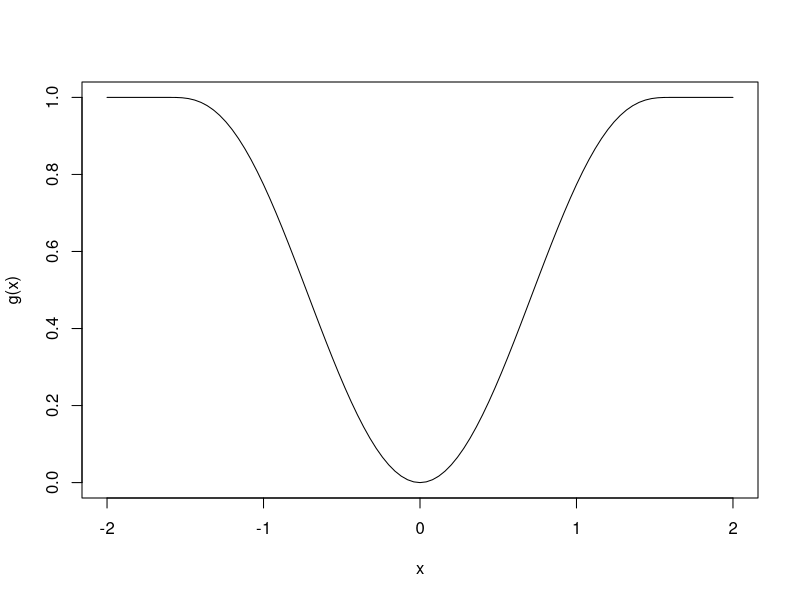
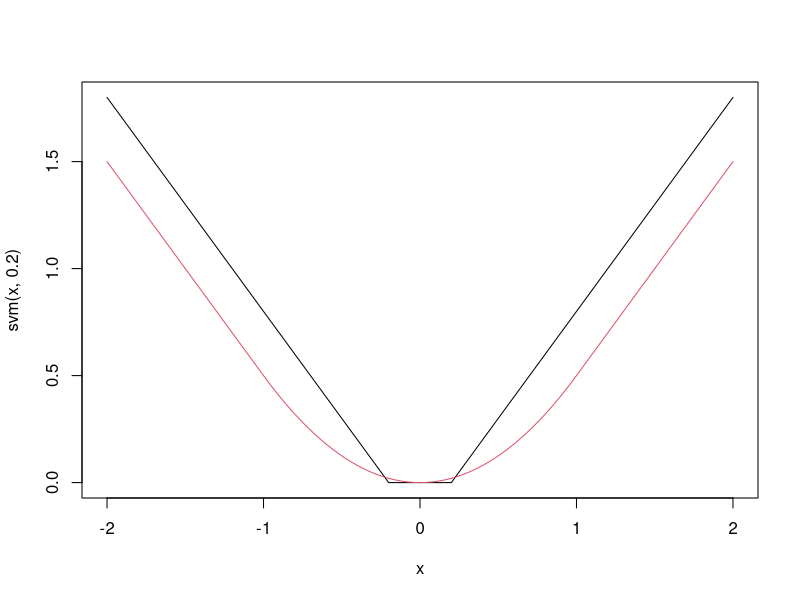
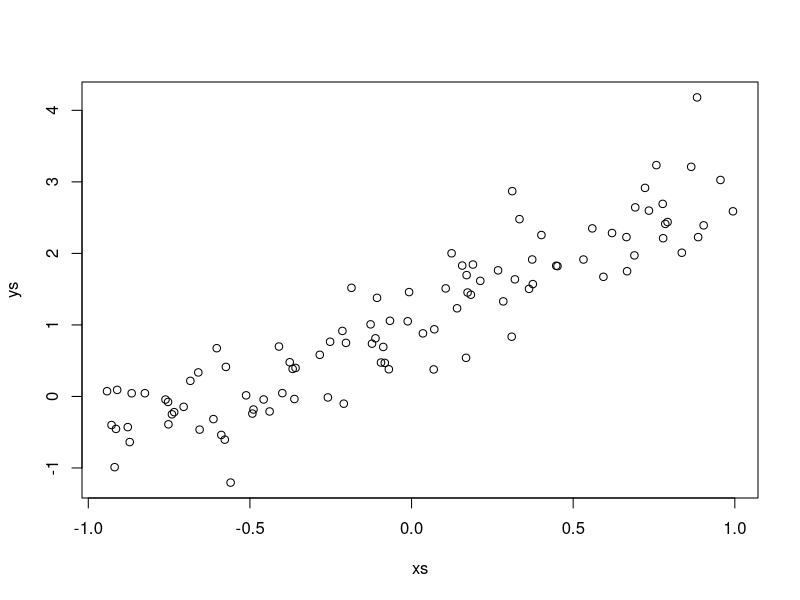
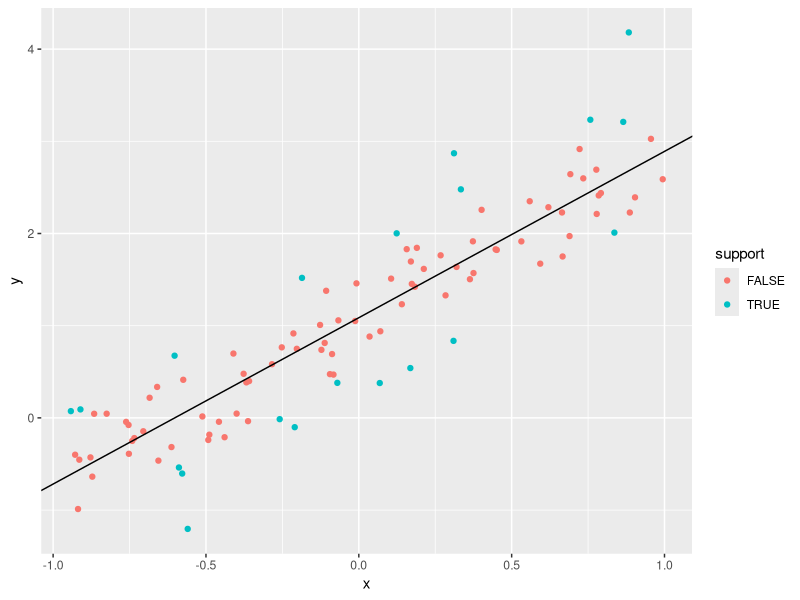
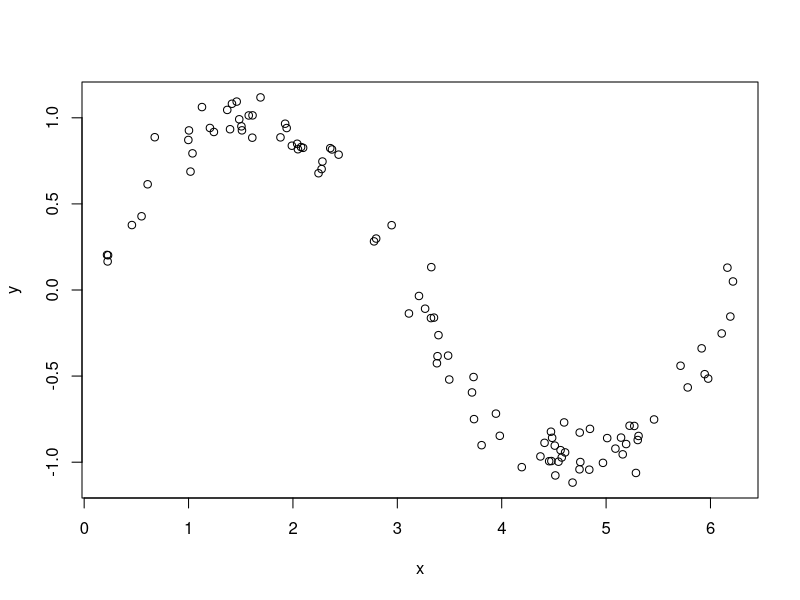
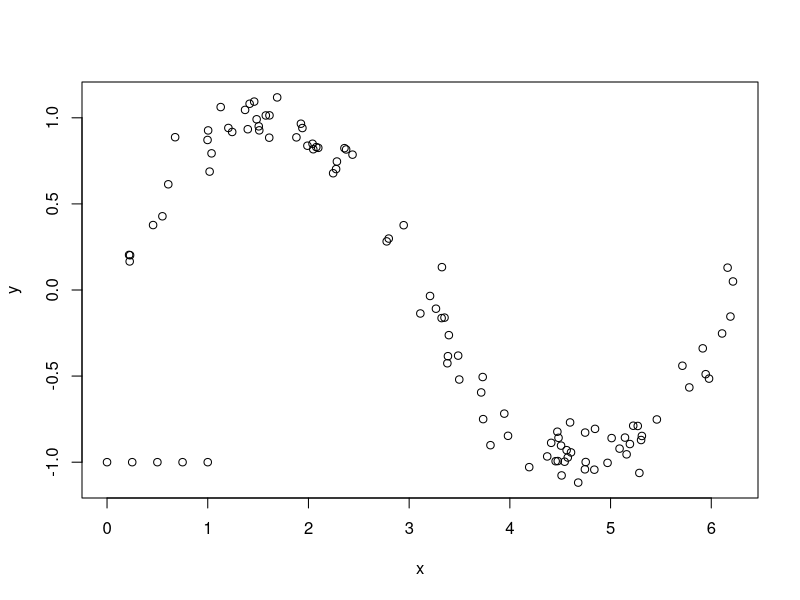
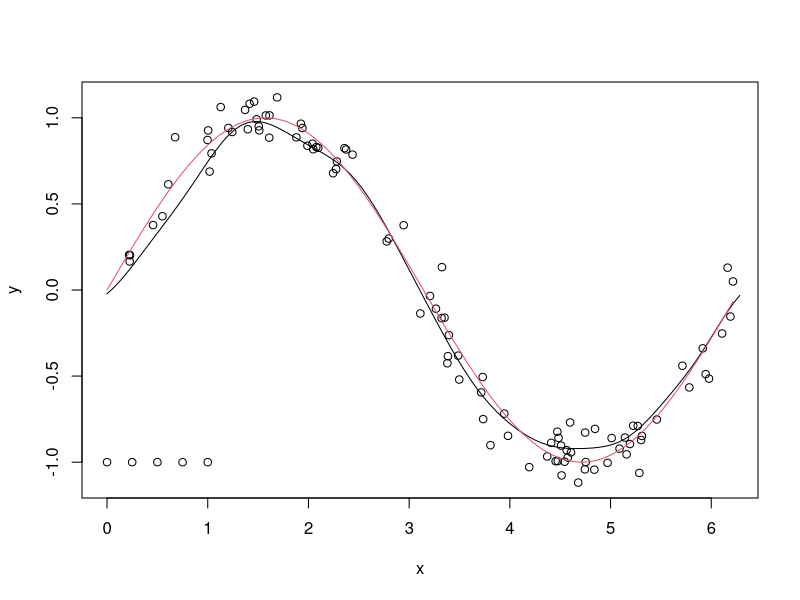
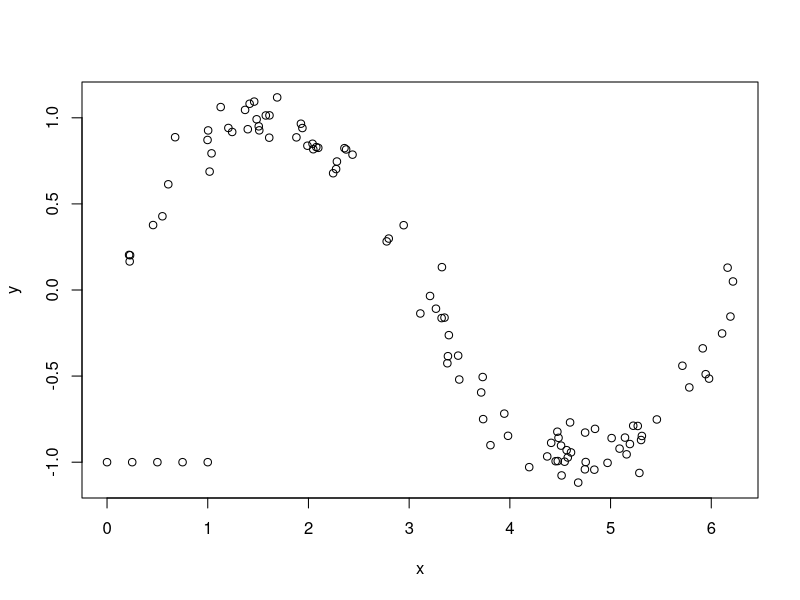

Here is the R script that generated these plots, in order:
## ---- chunk 1
curve(robustbase::Mchi(x, cc = 1.6, psi = "bisquare"), from = -2, to = 2,
      ylab = "g(x)")
## ---- chunk 2
svm <- function(x, epsilon = 1) {
  pmax(0, abs(x) - epsilon)
}
curve(svm(x, .2), from = -2, to = 2)
curve(robustbase::Mchi(x, psi = "huber", cc = 1), add = T, col = 2)
## ---- chunk 3
sigma <- matrix(rnorm(9), ncol = 3)
sigma <- t(sigma) %*% sigma
dd <- matrix(MASS::mvrnorm(100 * 3, mu = c(0,0,0), Sigma = sigma), ncol = 3)
cor(dd)
df <- data.frame(dd)
library(tidyverse)
df <- mutate(df, response = 1 + 2 * X1 + 3 * X2 + 4 * X3 + 8 * rt(100, 4))
summary(lm(response ~ ., data =df))
## ---- chunk 4
svm_error <- function(beta) {
  yhat <- beta[1] + dd %*% beta[2:4]
  lambda * sum(svm(df$response - yhat, epsilon = 1)) + sum(beta[2:4]^2)
}
lambda <- 1
optim(par = c(1,2,3,4), fn = svm_error)
## ---- chunk 5
svm_error <- function(beta, lambda, dd_train, df_train) {
  yhat <- beta[1] + dd_train %*% beta[2:4]
  lambda * sum(svm(df_train$response - yhat, epsilon = .5)) + sum(beta[2:4]^2)
}
svm_rmse <- replicate(100, {
  train_indices <- sample(100, 75)
  test_indices <- (1:100)[-train_indices]
  dd_train <- dd[train_indices,]
  df_train <- df[train_indices,]
  dd_test <- dd[test_indices,]
  beta <- optim(par = c(1,2,3,4), fn = svm_error, 
                  lambda = lambda, 
                  dd_train = dd_train,
                  df_train = df_train)$par
  yhats <- beta[1] + dd_test %*% beta[2:4]
  errors <- df$response[test_indices] - yhats
  sqrt(mean(errors^2))
})
mean(svm_rmse)
## ---- chunk 6
svm_error <- function(beta, lambda, dd_train, df_train) {
  yhat <- beta[1] + dd_train %*% beta[2:4]
  lambda * sum(svm(df_train$response - yhat, epsilon = .5)) + sum(beta[2:4]^2)
}
sapply((2)^((-6):14), function(lambda) {

  svm_rmse <- replicate(100, {
    train_indices <- sample(100, 75)
    test_indices <- (1:100)[-train_indices]
    dd_train <- dd[train_indices,]
    df_train <- df[train_indices,]
    dd_test <- dd[test_indices,]
    beta <- optim(par = c(1,2,3,4), fn = svm_error, 
                  lambda = lambda, 
                  dd_train = dd_train,
                  df_train = df_train)$par
    yhats <- beta[1] + dd_test %*% beta[2:4]
    errors <- df$response[test_indices] - yhats
    sqrt(mean(errors^2))
  })
  c(lambda = lambda, mu = mean(svm_rmse), sdev = sd(svm_rmse))
})
## ---- chunk 7
lm_rmse <- replicate(100, {
  train_indices <- sample(100, 75)
  test_indices <- (1:100)[-train_indices]
  dd_train <- dd[train_indices,]
  df_train <- df[train_indices,]
  dd_test <- dd[test_indices,]
  mod <- lm(response ~ ., data = df_train)
  yhats <- predict(mod, newdata = df[test_indices,])
  errors <- df$response[test_indices] - yhats
  sqrt(mean(errors^2))
})
mean(lm_rmse)
## ---- chunk 8
xs <- runif(100, -1, 1)
ys <- 1 + 2 * xs + rnorm(100, 0, .5)
plot(xs, ys)
## ---- chunk 9
library(kernlab)
tuneGrid <- data.frame(C = 2^((-4):4))
df <- data.frame(x = xs, y = ys)
tuneGrid <- data.frame(C = 2^((-4):4))
caret::train(y ~ x,
             data = df,
             method = "svmLinear",
             tuneGrid = tuneGrid,
             preProcess = c("center", "scale")
              )
## ---- chunk 10
mod <- kernlab::ksvm(x = xs, 
                     y = ys, 
                     kernel = "vanilladot", #linear regression
                     scaled = FALSE, #for illustration purposes
                     C = 1,
                     epsilon = .1)
kernlab::alpha(mod)
kernlab::alphaindex(mod)
## ---- chunk 11
(-b(mod) + sum(alpha(mod) * xs[alphaindex(mod)] * 1.5)) 
predict(mod, newdata = 1.5)
## ---- chunk 12
mod <- kernlab::ksvm(x = xs, 
                     y = ys, 
                     kernel = "vanilladot", #linear regression
                     C = 1,
                     epsilon = .5)
alphaindex(mod)
## ---- chunk 13
df$support <- FALSE
df$support[kernlab::alphaindex(mod)] <- TRUE
which(abs(predict(mod, newdata = xs) - ys) > .5)
## ---- chunk 14
m <- (diff(predict(mod, newdata = c(1,2))))
b <- predict(mod, newdata = 0)
ggplot(df, aes(x = x, y = y, color = support)) + 
  geom_point() +
  geom_abline(slope = m, intercept = b)
## ---- chunk 15
set.seed(342020)
sigma <- matrix(rnorm(9), ncol = 3)
sigma <- t(sigma) %*% sigma
dd <- matrix(MASS::mvrnorm(50, mu = c(0,0,0), Sigma = sigma), ncol = 3)
df <- data.frame(dd)
df <- mutate(df, response = 1 + 2 * X1 + 3 * X2 + 4 * X3 + 8 * rt(10, 4))


library(kernlab)
tuneGrid <- data.frame(C = 2^((-4):4))
caret::train(response ~ ., 
             data = df,
             method = "svmLinear",
             tuneGrid = tuneGrid,
             preProcess = c("center", "scale")
              )
## ---- chunk 16
mod <- kernlab::ksvm(x = dd, 
                     y = df$response, 
                     kernel = "vanilladot", 
                     C = 0.25,
                     scaled = FALSE) #for illustrative purposes
kernlab::alpha(mod)
kernlab::alphaindex(mod)
## ---- chunk 17
x <- c(1,2,3)
ip <- function(x, y) {
  sum(x * y)
}
ips <- apply(dd[alphaindex(mod),], 1, function(y) ip(y,x))
-b(mod) + sum(alpha(mod) * ips)
predict(mod, newdata = matrix(c(1,2,3), nrow = 1))
## ---- chunk 18
sincurve <- data.frame(x = runif(100, 0, 2 * pi))
sincurve$y <- sin(sincurve$x) + rnorm(100, 0, .1)
plot(sincurve) 
## ---- chunk 19
sincurve <- rbind(sincurve, data.frame(x = seq(0, 1, length.out = 5), y = -1))
plot(sincurve)
## ---- chunk 20
c_mod <- caret::train(y ~ x, 
             data = sincurve,
             method = "svmRadial"
             )
c_mod$bestTune

svm_mod <- ksvm(x = sincurve$x, y = sincurve$y,
                C = c_mod$bestTune$C, 
                epsilon = .1, 
                sigma = c_mod$bestTune$sigma
                )
new_x <- seq(0, 2*pi, length.out = 100)
new_y <- predict(svm_mod, newdata = seq(0, 2 * pi, length.out = 100))
plot(sincurve)
points(new_x, new_y, type = "l")
curve(sin(x), add = T, col = 2)
## ---- chunk 21
plot(sincurve)
## ---- chunk 22
distances <- abs(3 - sincurve$x)
## ---- chunk 23
sincurve <- mutate(sincurve, d3 = abs( 3 - x))
arrange(sincurve, d3) %>% 
  top_n(n = 2, wt = -d3) 
## ---- chunk 24
new_xs <- seq(0, 2 * pi, length.out = 500)
new_ys <- sapply(new_xs, function(z) {
  sincurve <- mutate(sincurve, d3 = abs(z - x))
  arrange(sincurve, d3) %>% 
    top_n(n = 2, wt = -d3) %>% 
    pull(y) %>% 
    mean()
})
plot(sincurve$x, sincurve$y)
lines(new_xs, new_ys, type = "l")
## ---- chunk 25
mod <- knnreg(y ~ x, data = sincurve, k = 2)
predict(mod, newdata = data.frame(x = 3))
## ---- chunk 26
tune_k <- data.frame(k = 2:10)
knn_train <- train(y ~ x, 
      data = sincurve, 
      method = "knn",
      tuneGrid = tune_k)
knn_train$results
## ---- chunk 27
best_k <- which.min(knn_train$results$RMSE)
one_sd <- knn_train$results$RMSE[best_k] + knn_train$results$RMSESD[best_k]
filter(knn_train$results, RMSE < one_sd) %>% 
  pull(k)
